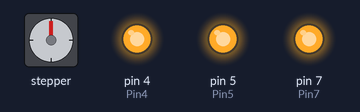
Recording of a sketch running on a simulated Arduino Uno, built with avr-gcc and run on an emulated ATmega328P. Parts: stepper motor, output pins drawn as LEDs (lit = HIGH). Wiring (inferred from the names in the program): stepper motor (2048 steps per turn assumed): coils pin 8, pin 9, pin 10, pin 11. Pins used as bus, display or sensor lines are not drawn.

Above: at 0.05 s.
At 4.89 s:
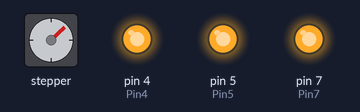
At 10.03 s:
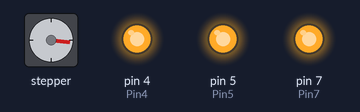
At 19.91 s:
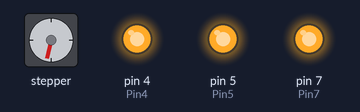
At 29.68 s:
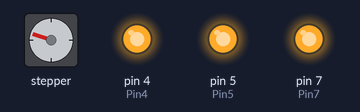
At 39.76 s:
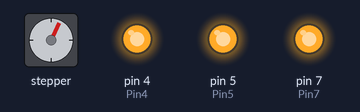
Timing chart, 0 to 40.0 s (numbered marks = the images above):
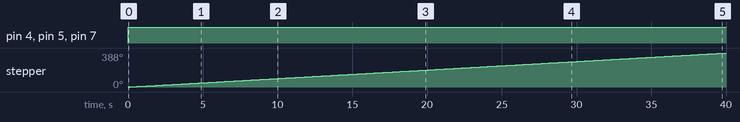

The sketch:

sketch_nov14a.ino
```cpp
//转来的代码尝试了下 OK IN1~4接pin10~13 驱动板上GND接arduino GND 驱动板上VCC接arduino上的5V
int Pin0 = 8;
int Pin1 = 9;
int Pin2 = 10;
int Pin3 = 11;
int Pin4 = 4;
int Pin5 = 5;
int Pin6 = 6;
int Pin7 = 7;
int _step = 0;
boolean dir = 0;//正反转
int stepperSpeed = 9;//电机转速,x ms一步
void setup()
{
 pinMode(Pin0, OUTPUT);
 pinMode(Pin1, OUTPUT);
 pinMode(Pin2, OUTPUT);
 pinMode(Pin3, OUTPUT);
 pinMode(Pin4, OUTPUT);
 pinMode(Pin5, OUTPUT);
 pinMode(Pin5, OUTPUT);
 pinMode(Pin7, OUTPUT);
}

void loop()
{
 digitalWrite(Pin4, HIGH);
 digitalWrite(Pin5, HIGH);
 digitalWrite(Pin6, HIGH);
 digitalWrite(Pin7, HIGH);

 switch(_step){
 case 0:
 digitalWrite(Pin0, LOW); //01
 digitalWrite(Pin1, LOW);
 digitalWrite(Pin2, LOW);
 digitalWrite(Pin3, HIGH);
 break;
 case 1:
 digitalWrite(Pin0, LOW);//3
 digitalWrite(Pin1, LOW);
 digitalWrite(Pin2, HIGH);
 digitalWrite(Pin3, HIGH);
 break;
 case 2:
 digitalWrite(Pin0, LOW);//2
 digitalWrite(Pin1, LOW);
 digitalWrite(Pin2, HIGH);
 digitalWrite(Pin3, LOW);
 break;
 case 3:
 digitalWrite(Pin0, LOW);//6
 digitalWrite(Pin1, HIGH);
 digitalWrite(Pin2, HIGH);
 digitalWrite(Pin3, LOW);
 break;
 case 4:
 digitalWrite(Pin0, LOW);//4
 digitalWrite(Pin1, HIGH);
 digitalWrite(Pin2, LOW);
 digitalWrite(Pin3, LOW);
 break;
 case 5:
 digitalWrite(Pin0, HIGH);//c
 digitalWrite(Pin1, HIGH);
 digitalWrite(Pin2, LOW);
 digitalWrite(Pin3, LOW);
 break;
 case 6:
 digitalWrite(Pin0, HIGH);//8
 digitalWrite(Pin1, LOW);
 digitalWrite(Pin2, LOW);
 digitalWrite(Pin3, LOW);
 break;
 case 7:
 digitalWrite(Pin0, HIGH);//9
 digitalWrite(Pin1, LOW);
 digitalWrite(Pin2, LOW);
 digitalWrite(Pin3, HIGH);
 break;
 default:
 digitalWrite(Pin0, LOW);//0
 digitalWrite(Pin1, LOW);
 digitalWrite(Pin2, LOW);
 digitalWrite(Pin3, LOW);
 break;
 }
 if(dir){
 _step++;
 }else{
 _step--;
 }
 if(_step>7){
 _step=0;
 }
 if(_step<0){
 _step=7;
 }
 delay(stepperSpeed);


}
```

Measured:
- by itself, pin 4 (Pin4), pin 5 (Pin5), pin 7 (Pin7): LOW → HIGH at 0.00 s
- by itself, stepper: keeps turning clockwise at about 10°/s
